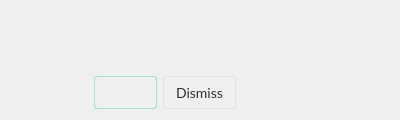
<?xml version="1.0" encoding="UTF-8"?>
<ui version="4.0">
 <class>PSAwidget</class>
 <widget class="QWidget" name="PSAwidget">
  <property name="geometry">
   <rect>
    <x>0</x>
    <y>0</y>
    <width>400</width>
    <height>120</height>
   </rect>
  </property>
  <property name="minimumSize">
   <size>
    <width>400</width>
    <height>120</height>
   </size>
  </property>
  <property name="maximumSize">
   <size>
    <width>400</width>
    <height>120</height>
   </size>
  </property>
  <property name="windowTitle">
   <string notr="true"/>
  </property>
  <property name="styleSheet">
   <string notr="true">#sWidget
{
  background-color: transparent;
}

#lTitle
{
  font-family: &quot;Lato&quot;;
  font-size: 14px;
  color: #333333;
}

#lDesc
{
  font-family: &quot;Lato&quot;;
  font-size: 12px;
  color: #666666;
}

#bImage
{
border: none;
}

#bMore
{
font-family: Lato;
font-size: 14px;
border: 1px solid rgba(0,191, 165, 30%);
border-radius: 3px;
color: #ffffff;
padding: 7px 12px 7px 12px;
background-color: qlineargradient(x1: 0, y1: 0, x2: 0, y2: 1,
							stop: 0 rgba(0, 204, 176, 1), stop: 1 rgba(0, 172,149,1));
}


#bMore:hover
{
	border: 1px solid rgba(0,191, 165, 80%);
}

#bDismiss
{
font-family: Lato;
font-size: 14px;
border: 1px solid rgba(0, 0, 0, 5%);
border-radius: 3px;
color: #333333;
padding: 7px 12px 7px 12px;
background-color: qlineargradient(x1: 0, y1: 0, x2: 0, y2: 1,
stop: 0 #ffffff, stop: 1 #fafafa);
}

#bDismiss::hover
{
border: 1px solid rgba(0, 0, 0, 10%);
}

#bDismiss::pressed
{
font-family: Lato;
font-size: 14px;
border: 1px solid rgba(0, 0, 0, 5%);
border-radius: 3px;
color: #333333;
padding: 7px 12px 7px 12px;
background-color: qlineargradient(x1: 0, y1: 0, x2: 0, y2: 1,
stop: 0 #ffffff, stop: 1 #fafafa);
}</string>
  </property>
  <layout class="QHBoxLayout" name="horizontalLayout_4">
   <property name="leftMargin">
    <number>0</number>
   </property>
   <property name="topMargin">
    <number>0</number>
   </property>
   <property name="rightMargin">
    <number>0</number>
   </property>
   <property name="bottomMargin">
    <number>0</number>
   </property>
   <item>
    <widget class="QStackedWidget" name="sWidget">
     <property name="lineWidth">
      <number>0</number>
     </property>
     <property name="currentIndex">
      <number>0</number>
     </property>
     <widget class="QWidget" name="pPSA">
      <layout class="QHBoxLayout" name="horizontalLayout_3">
       <property name="spacing">
        <number>0</number>
       </property>
       <property name="leftMargin">
        <number>0</number>
       </property>
       <property name="topMargin">
        <number>0</number>
       </property>
       <property name="rightMargin">
        <number>0</number>
       </property>
       <property name="bottomMargin">
        <number>0</number>
       </property>
       <item>
        <widget class="QWidget" name="wContainer" native="true">
         <property name="minimumSize">
          <size>
           <width>400</width>
           <height>120</height>
          </size>
         </property>
         <property name="maximumSize">
          <size>
           <width>400</width>
           <height>120</height>
          </size>
         </property>
         <layout class="QHBoxLayout" name="horizontalLayout_2">
          <property name="spacing">
           <number>16</number>
          </property>
          <property name="leftMargin">
           <number>14</number>
          </property>
          <property name="topMargin">
           <number>10</number>
          </property>
          <property name="rightMargin">
           <number>14</number>
          </property>
          <property name="bottomMargin">
           <number>8</number>
          </property>
          <item>
           <widget class="QWidget" name="wImage" native="true">
            <layout class="QVBoxLayout" name="verticalLayout_2">
             <property name="leftMargin">
              <number>0</number>
             </property>
             <property name="topMargin">
              <number>0</number>
             </property>
             <property name="rightMargin">
              <number>0</number>
             </property>
             <property name="bottomMargin">
              <number>0</number>
             </property>
             <item>
              <widget class="ApiImageLabel" name="bImage">
               <property name="minimumSize">
                <size>
                 <width>64</width>
                 <height>64</height>
                </size>
               </property>
               <property name="maximumSize">
                <size>
                 <width>64</width>
                 <height>64</height>
                </size>
               </property>
               <property name="text">
                <string notr="true"/>
               </property>
              </widget>
             </item>
             <item>
              <spacer name="verticalSpacer">
               <property name="orientation">
                <enum>Qt::Vertical</enum>
               </property>
               <property name="sizeHint" stdset="0">
                <size>
                 <width>20</width>
                 <height>0</height>
                </size>
               </property>
              </spacer>
             </item>
            </layout>
           </widget>
          </item>
          <item>
           <widget class="QWidget" name="wMessage" native="true">
            <property name="sizePolicy">
             <sizepolicy hsizetype="Preferred" vsizetype="Preferred">
              <horstretch>0</horstretch>
              <verstretch>0</verstretch>
             </sizepolicy>
            </property>
            <property name="minimumSize">
             <size>
              <width>300</width>
              <height>0</height>
             </size>
            </property>
            <layout class="QVBoxLayout" name="verticalLayout">
             <property name="spacing">
              <number>6</number>
             </property>
             <property name="leftMargin">
              <number>0</number>
             </property>
             <property name="topMargin">
              <number>0</number>
             </property>
             <property name="rightMargin">
              <number>0</number>
             </property>
             <property name="bottomMargin">
              <number>0</number>
             </property>
             <item>
              <widget class="QLabel" name="lTitle">
               <property name="sizePolicy">
                <sizepolicy hsizetype="Preferred" vsizetype="Minimum">
                 <horstretch>0</horstretch>
                 <verstretch>0</verstretch>
                </sizepolicy>
               </property>
               <property name="minimumSize">
                <size>
                 <width>300</width>
                 <height>18</height>
                </size>
               </property>
               <property name="maximumSize">
                <size>
                 <width>16777215</width>
                 <height>18</height>
                </size>
               </property>
               <property name="text">
                <string/>
               </property>
              </widget>
             </item>
             <item>
              <widget class="ElidedLabel" name="lDesc">
               <property name="minimumSize">
                <size>
                 <width>0</width>
                 <height>30</height>
                </size>
               </property>
               <property name="maximumSize">
                <size>
                 <width>16777215</width>
                 <height>30</height>
                </size>
               </property>
               <property name="frameShape">
                <enum>QFrame::NoFrame</enum>
               </property>
               <property name="frameShadow">
                <enum>QFrame::Plain</enum>
               </property>
               <property name="lineWidth">
                <number>0</number>
               </property>
              </widget>
             </item>
             <item>
              <widget class="QWidget" name="wButtons" native="true">
               <property name="minimumSize">
                <size>
                 <width>0</width>
                 <height>0</height>
                </size>
               </property>
               <property name="maximumSize">
                <size>
                 <width>16777215</width>
                 <height>33</height>
                </size>
               </property>
               <layout class="QHBoxLayout" name="horizontalLayout">
                <property name="spacing">
                 <number>6</number>
                </property>
                <property name="leftMargin">
                 <number>0</number>
                </property>
                <property name="topMargin">
                 <number>0</number>
                </property>
                <property name="rightMargin">
                 <number>0</number>
                </property>
                <property name="bottomMargin">
                 <number>0</number>
                </property>
                <item>
                 <widget class="QPushButton" name="bMore">
                  <property name="minimumSize">
                   <size>
                    <width>0</width>
                    <height>33</height>
                   </size>
                  </property>
                  <property name="maximumSize">
                   <size>
                    <width>16777215</width>
                    <height>33</height>
                   </size>
                  </property>
                  <property name="text">
                   <string/>
                  </property>
                 </widget>
                </item>
                <item>
                 <widget class="QPushButton" name="bDismiss">
                  <property name="minimumSize">
                   <size>
                    <width>0</width>
                    <height>33</height>
                   </size>
                  </property>
                  <property name="maximumSize">
                   <size>
                    <width>16777215</width>
                    <height>33</height>
                   </size>
                  </property>
                  <property name="text">
                   <string>Dismiss</string>
                  </property>
                 </widget>
                </item>
                <item>
                 <spacer name="horizontalSpacer">
                  <property name="orientation">
                   <enum>Qt::Horizontal</enum>
                  </property>
                  <property name="sizeHint" stdset="0">
                   <size>
                    <width>40</width>
                    <height>0</height>
                   </size>
                  </property>
                 </spacer>
                </item>
               </layout>
              </widget>
             </item>
            </layout>
           </widget>
          </item>
         </layout>
        </widget>
       </item>
      </layout>
     </widget>
     <widget class="QWidget" name="page_2"/>
    </widget>
   </item>
  </layout>
 </widget>
 <customwidgets>
  <customwidget>
   <class>ElidedLabel</class>
   <extends>QFrame</extends>
   <header location="global">ElidedLabel.h</header>
   <container>1</container>
  </customwidget>
  <customwidget>
   <class>ApiImageLabel</class>
   <extends>QLabel</extends>
   <header>ApiImageLabel.h</header>
  </customwidget>
 </customwidgets>
 <resources/>
 <connections/>
</ui>
